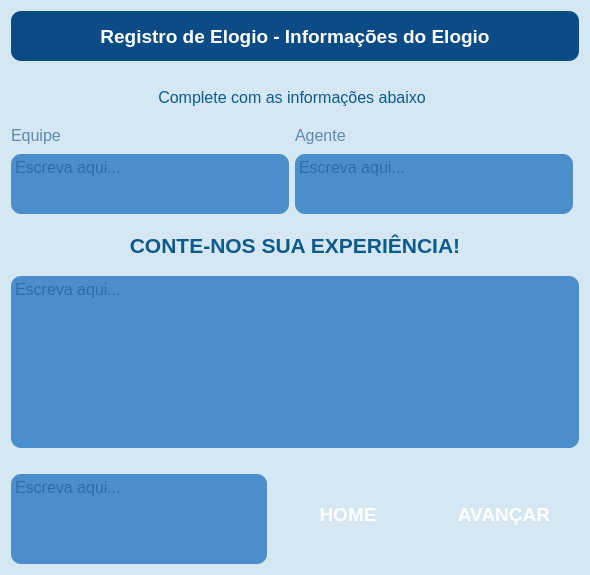
        <widget class="QFrame" name="frame_agente_equipe">
         <property name="minimumSize">
          <size>
           <width>0</width>
           <height>0</height>
          </size>
         </property>
         <property name="maximumSize">
          <size>
           <width>16777215</width>
           <height>16777215</height>
          </size>
         </property>
         <property name="sizeIncrement">
          <size>
           <width>0</width>
           <height>0</height>
          </size>
         </property>
         <property name="styleSheet">
          <string notr="true">background-color:#D5E7F2;
color: rgb(255, 255, 255);
border: rgb(0, 0, 127);
border-radius: 10px;</string>
         </property>
         <property name="frameShape">
          <enum>QFrame::NoFrame</enum>
         </property>
         <property name="frameShadow">
          <enum>QFrame::Raised</enum>
         </property>
         <layout class="QGridLayout" name="gridLayout_5">
          <item row="11" column="0" colspan="3">
           <widget class="QPlainTextEdit" name="et_elogio_2">
            <property name="minimumSize">
             <size>
              <width>0</width>
              <height>0</height>
             </size>
            </property>
            <property name="maximumSize">
             <size>
              <width>16777215</width>
              <height>16777215</height>
             </size>
            </property>
            <property name="font">
             <font>
              <pointsize>12</pointsize>
             </font>
            </property>
            <property name="styleSheet">
             <string notr="true">QPlainTextEdit {
color: rgb(11, 76, 134);
border-color: rgb(242, 163, 65);
background-color: rgb(74, 143, 204);
margin-top: 10px;
margin-bottom: 10px;
}
QPlainTextEdit:focus{
border: 3px solid #F2A341;
}</string>
            </property>
            <property name="frameShape">
             <enum>QFrame::NoFrame</enum>
            </property>
            <property name="tabChangesFocus">
             <bool>true</bool>
            </property>
            <property name="placeholderText">
             <string>Escreva aqui...</string>
            </property>
           </widget>
          </item>
          <item row="10" column="0" colspan="3">
           <widget class="QLabel" name="label_12">
            <property name="minimumSize">
             <size>
              <width>0</width>
              <height>40</height>
             </size>
            </property>
            <property name="font">
             <font>
              <pointsize>16</pointsize>
              <weight>75</weight>
              <bold>true</bold>
             </font>
            </property>
            <property name="acceptDrops">
             <bool>false</bool>
            </property>
            <property name="layoutDirection">
             <enum>Qt::LeftToRight</enum>
            </property>
            <property name="styleSheet">
             <string notr="true">color: #0D5B8C;
margin-top:10px;
</string>
            </property>
            <property name="text">
             <string>CONTE-NOS SUA EXPERIÊNCIA!</string>
            </property>
            <property name="alignment">
             <set>Qt::AlignCenter</set>
            </property>
           </widget>
          </item>
          <item row="7" column="0">
           <widget class="QPlainTextEdit" name="et_nome_eq">
            <property name="enabled">
             <bool>true</bool>
            </property>
            <property name="sizePolicy">
             <sizepolicy hsizetype="Expanding" vsizetype="Expanding">
              <horstretch>0</horstretch>
              <verstretch>0</verstretch>
             </sizepolicy>
            </property>
            <property name="minimumSize">
             <size>
              <width>0</width>
              <height>0</height>
             </size>
            </property>
            <property name="maximumSize">
             <size>
              <width>16777215</width>
              <height>60</height>
             </size>
            </property>
            <property name="font">
             <font>
              <pointsize>12</pointsize>
             </font>
            </property>
            <property name="styleSheet">
             <string notr="true">QPlainTextEdit {
color: rgb(11, 76, 134);
border-color: rgb(242, 163, 65);
background-color: rgb(74, 143, 204);
}
QPlainTextEdit:focus{
border: 3px solid #F2A341;
}</string>
            </property>
            <property name="frameShape">
             <enum>QFrame::NoFrame</enum>
            </property>
            <property name="tabChangesFocus">
             <bool>true</bool>
            </property>
            <property name="placeholderText">
             <string>Escreva aqui...</string>
            </property>
           </widget>
          </item>
          <item row="7" column="1">
           <widget class="QPlainTextEdit" name="et_nome_ag">
            <property name="sizePolicy">
             <sizepolicy hsizetype="Expanding" vsizetype="Expanding">
              <horstretch>0</horstretch>
              <verstretch>0</verstretch>
             </sizepolicy>
            </property>
            <property name="minimumSize">
             <size>
              <width>0</width>
              <height>0</height>
             </size>
            </property>
            <property name="maximumSize">
             <size>
              <width>16777215</width>
              <height>60</height>
             </size>
            </property>
            <property name="font">
             <font>
              <pointsize>12</pointsize>
             </font>
            </property>
            <property name="layoutDirection">
             <enum>Qt::LeftToRight</enum>
            </property>
            <property name="autoFillBackground">
             <bool>false</bool>
            </property>
            <property name="styleSheet">
             <string notr="true">QPlainTextEdit {
color: rgb(11, 76, 134);
border-color: rgb(242, 163, 65);
background-color: rgb(74, 143, 204);
}
QPlainTextEdit:focus{
border: 3px solid #F2A341;
}</string>
            </property>
            <property name="frameShape">
             <enum>QFrame::NoFrame</enum>
            </property>
            <property name="tabChangesFocus">
             <bool>true</bool>
            </property>
            <property name="placeholderText">
             <string>Escreva aqui...</string>
            </property>
           </widget>
          </item>
          <item row="1" column="0" colspan="2">
           <widget class="QLabel" name="label_13">
            <property name="minimumSize">
             <size>
              <width>0</width>
              <height>40</height>
             </size>
            </property>
            <property name="maximumSize">
             <size>
              <width>16777215</width>
              <height>70</height>
             </size>
            </property>
            <property name="font">
             <font>
              <pointsize>12</pointsize>
             </font>
            </property>
            <property name="acceptDrops">
             <bool>false</bool>
            </property>
            <property name="layoutDirection">
             <enum>Qt::LeftToRight</enum>
            </property>
            <property name="styleSheet">
             <string notr="true">color: #0D5B8C;</string>
            </property>
            <property name="text">
             <string>Complete com as informações abaixo</string>
            </property>
            <property name="alignment">
             <set>Qt::AlignCenter</set>
            </property>
           </widget>
          </item>
          <item row="12" column="0" rowspan="2" colspan="3">
           <layout class="QHBoxLayout" name="horizontalLayout_3">
            <property name="sizeConstraint">
             <enum>QLayout::SetMaximumSize</enum>
            </property>
            <item>
             <widget class="QPlainTextEdit" name="et_obs_2">
              <property name="minimumSize">
               <size>
                <width>0</width>
                <height>0</height>
               </size>
              </property>
              <property name="maximumSize">
               <size>
                <width>16777215</width>
                <height>100</height>
               </size>
              </property>
              <property name="font">
               <font>
                <pointsize>12</pointsize>
               </font>
              </property>
              <property name="styleSheet">
               <string notr="true">QPlainTextEdit {
color: rgb(11, 76, 134);
border-color: rgb(242, 163, 65);
background-color: rgb(74, 143, 204);
margin-top:10px
}
QPlainTextEdit:focus{
border: 3px solid #F2A341;
}</string>
              </property>
              <property name="frameShape">
               <enum>QFrame::NoFrame</enum>
              </property>
              <property name="tabChangesFocus">
               <bool>true</bool>
              </property>
              <property name="placeholderText">
               <string>Escreva aqui...</string>
              </property>
             </widget>
            </item>
            <item>
             <widget class="QPushButton" name="btn_voltar_5">
              <property name="minimumSize">
               <size>
                <width>150</width>
                <height>50</height>
               </size>
              </property>
              <property name="maximumSize">
               <size>
                <width>16777215</width>
                <height>120</height>
               </size>
              </property>
              <property name="font">
               <font>
                <pointsize>14</pointsize>
                <weight>75</weight>
                <bold>true</bold>
               </font>
              </property>
              <property name="cursor">
               <cursorShape>PointingHandCursor</cursorShape>
              </property>
              <property name="styleSheet">
               <string notr="true">\a\QPushButton{
background-color: #F3AA3E;
color: #0D5B8C;
border-radius: 10px;
margin-top:10px
}
QPushButton:pressed{
border: 5px solid #0B4C86;
}\\a</string>
              </property>
              <property name="text">
               <string>HOME</string>
              </property>
             </widget>
            </item>
            <item>
             <widget class="QPushButton" name="btn_enviar_2">
              <property name="enabled">
               <bool>true</bool>
              </property>
              <property name="sizePolicy">
               <sizepolicy hsizetype="Minimum" vsizetype="Fixed">
                <horstretch>0</horstretch>
                <verstretch>0</verstretch>
               </sizepolicy>
              </property>
              <property name="minimumSize">
               <size>
                <width>150</width>
                <height>50</height>
               </size>
              </property>
              <property name="maximumSize">
               <size>
                <width>16777215</width>
                <height>120</height>
               </size>
              </property>
              <property name="font">
               <font>
                <pointsize>14</pointsize>
                <weight>75</weight>
                <bold>true</bold>
               </font>
              </property>
              <property name="cursor">
               <cursorShape>PointingHandCursor</cursorShape>
              </property>
              <property name="focusPolicy">
               <enum>Qt::StrongFocus</enum>
              </property>
              <property name="styleSheet">
               <string notr="true">\a\QPushButton{
background-color: #F3AA3E;
color: #0D5B8C;
border-radius: 10px;
margin-top:10px
}
QPushButton:pressed{
border: 5px solid #0B4C86;
}\\a</string>
              </property>
              <property name="text">
               <string>AVANÇAR</string>
              </property>
              <property name="checkable">
               <bool>true</bool>
              </property>
              <property name="autoExclusive">
               <bool>true</bool>
              </property>
              <property name="autoDefault">
               <bool>true</bool>
              </property>
              <property name="default">
               <bool>false</bool>
              </property>
              <property name="flat">
               <bool>false</bool>
              </property>
             </widget>
            </item>
           </layout>
          </item>
          <item row="0" column="0" colspan="3">
           <widget class="QLabel" name="label_14">
            <property name="enabled">
             <bool>true</bool>
            </property>
            <property name="minimumSize">
             <size>
              <width>0</width>
              <height>60</height>
             </size>
            </property>
            <property name="maximumSize">
             <size>
              <width>16777215</width>
              <height>85</height>
             </size>
            </property>
            <property name="font">
             <font>
              <pointsize>14</pointsize>
              <weight>75</weight>
              <bold>true</bold>
             </font>
            </property>
            <property name="layoutDirection">
             <enum>Qt::LeftToRight</enum>
            </property>
            <property name="styleSheet">
             <string notr="true">background-color: #0B4C86;
color: rgb(255, 255, 255);
border: #F2A341;
border-radius: 10px;
margin-bottom: 10px;</string>
            </property>
            <property name="frameShadow">
             <enum>QFrame::Plain</enum>
            </property>
            <property name="lineWidth">
             <number>1</number>
            </property>
            <property name="text">
             <string>Registro de Elogio - Informações do Elogio</string>
            </property>
            <property name="alignment">
             <set>Qt::AlignCenter</set>
            </property>
           </widget>
          </item>
          <item row="2" column="0">
           <widget class="QLabel" name="label_15">
            <property name="minimumSize">
             <size>
              <width>0</width>
              <height>25</height>
             </size>
            </property>
            <property name="font">
             <font>
              <pointsize>12</pointsize>
             </font>
            </property>
            <property name="styleSheet">
             <string notr="true">color: #5f89af;</string>
            </property>
            <property name="text">
             <string>Equipe</string>
            </property>
           </widget>
          </item>
          <item row="2" column="1">
           <widget class="QLabel" name="label_16">
            <property name="font">
             <font>
              <pointsize>12</pointsize>
             </font>
            </property>
            <property name="styleSheet">
             <string notr="true">color: #5f89af;</string>
            </property>
            <property name="text">
             <string>Agente</string>
            </property>
           </widget>
          </item>
         </layout>
        </widget>
